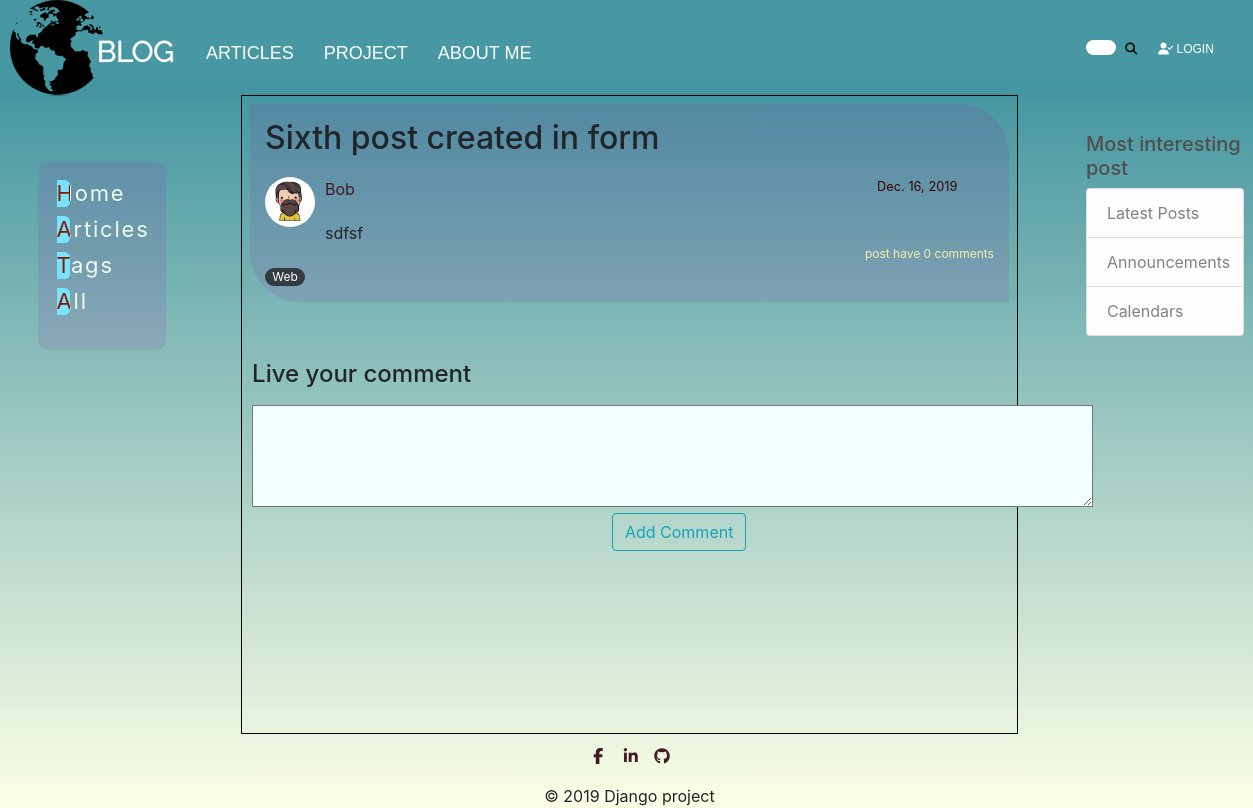
The page /blog/post/sixth-post-created-in-form_1576533910/ on the database as committed earlier.
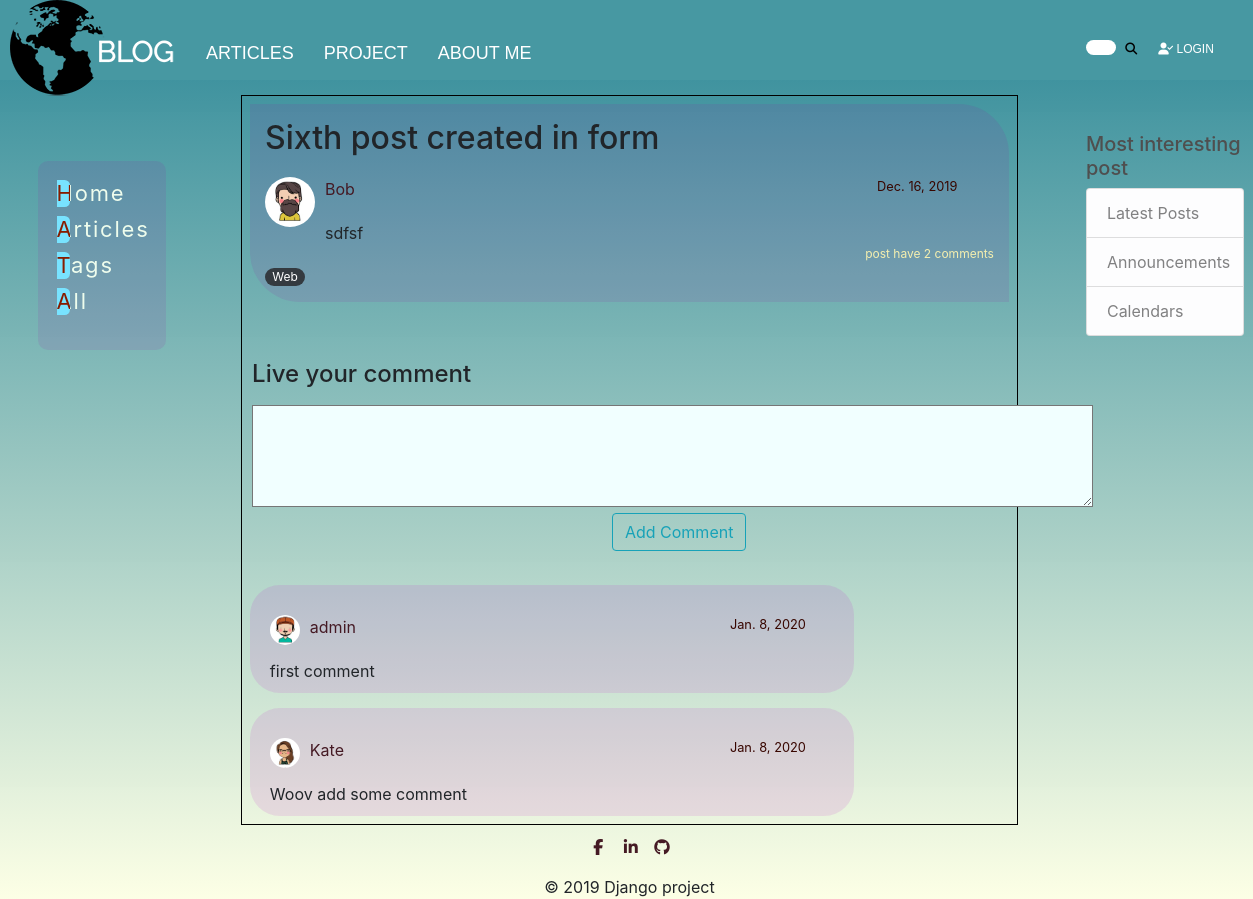
The same page on the database as committed later.
### my_blog/models.py (models this page shows, shortened)
class Post(models.Model):
    title = models.CharField(max_length=150, db_index=True)
    slug = models.SlugField(max_length=150, blank=True, unique=True)
    body = models.TextField(blank=True, db_index=True)
    date_posted = models.DateField(default=timezone.now)
    post_img = models.ImageField(null=True, blank=True, upload_to='post_images', verbose_name='image')
    author = models.ForeignKey(User, on_delete=models.CASCADE)
    tags = models.ManyToManyField('Tag', blank=True, related_name='posts')
    @property
    def get_comments(self):
        return self.comments.all().order_by('-date_comment')
    @property
    def comment_count(self):
        return Comment.objects.filter(post=self).count()

class Tag(models.Model):
    tag = models.CharField(max_length=50, unique=True)
    slug = models.SlugField(max_length=50, unique=True)
    def __str__(self):
        return self.tag

class Comment(models.Model):
    user = models.ForeignKey(User, on_delete=models.CASCADE)
    date_comment = models.DateField(default=timezone.now)
    body = models.TextField()
    post = models.ForeignKey(
        'Post', related_name='comments', on_delete=models.CASCADE)

### users/models.py (models this page shows, shortened)
class Profile(models.Model):
    user = models.OneToOneField(User, on_delete=models.CASCADE)
    image = models.ImageField(default='default.jpg', upload_to='profile_pics')

### my_blog/views.py (the view)
# urls.py: path('post/<str:slug>/', PostDetail.as_view(), name='post_detail'),
class PostDetail(ObjectDetailMixin, View):
    model = Post
    template = 'my_blog/post_detail.html'

### my_blog/utilities.py (called while the page is built)
    def get(self, request, slug):
        objects = get_object_or_404(self.model, slug__iexact=slug)
        return render(request, self.template, context={self.model.__name__.lower(): objects})

### my_blog/templates/my_blog/post_detail.html (shortened to what this page needs)
{% extends 'my_blog/blog_base.html' %}
{% block content %}
    <div class="media-body">
        <div class="media-article">
            <h2>{{ post.title }}</h2>
            <div class="article-metadata" style="margin-top: 20px; margin-bottom: 20px;">
                <div class="article-head-img">
                    <img class="rounded-circle" src="{{ post.author.profile.image.url }}" width="50" height="50">
                </div>
                <a class="mr-2" href="{% url 'author_post' post.author.username %}">{{ post.author }}</a>
                <small class="text-muted">{{ post.date_posted }}</small>
            </div>
            <div class="article-content">
                {{ post.body }}
            </div>
            <div style="color: #f5efaf; float: right; font-size: 12px">post have {{ post.comment_count }} comments</div>
            <div style="clear:both;">
                {% for tag in post.tags.all %}
                    <a href="{% url 'tags_list' %}" class="badge badge-pill badge-dark">{{ tag }}</a>
                {% endfor %}
            </div>
        </div>
    </div>
    <br>
    <div class="post_comment" >
    <p><h4>Live your comment</h4></p>
    <form action="{% url 'post_comment' post.id %}" method="post">
            <div class="form-group">
            <textarea name="body" id="contactcomment" cols="80" rows="4" style="background-color: #f1ffff">
            </textarea>
            <div style="padding: 0 0 0 60%;">
                <button type="submit" class="btn btn-outline-info" style="">
                    Add Comment
                </button>
            </div>
        </div>
    </form>
    </div>
    {% for comment in post.get_comments %}
        <div class="media-body-comment">
            <div class="media-comment">
                <div class="article-metadata" style="margin-top: 20px; margin-bottom: 20px;">
                    <div class="article-head-img">
                        <img class="rounded-circle" src="{{ comment.user.profile.image.url }}" width="30" height="30">
                    </div>
                    <a class="mr-2" href="">{{ comment.user }}</a>
                    <small class="text-muted">{{ comment.date_comment }}</small>
                </div>
                <div class="article-content">
                    {{ comment.body }}
                </div>
            </div>
        </div>
    {% endfor %}
{% endblock %}

### my_blog/templates/my_blog/blog_base.html (shortened to what this page needs)
{% extends 'django_blog/base.html' %}
{% block right %}
    <div class="right_panel">
        <div class="content-section">
            <h5 style="color: #4f4f4f">Most interesting post</h5>
            <ul class="list-group">
                <li class="list-group-item list-group-item-light">Latest Posts</li>
                <li class="list-group-item list-group-item-light">Announcements</li>
                <li class="list-group-item list-group-item-light">Calendars</li>
            </ul>
        </div>
        <br>
    </div>
{% endblock %}
{% block left %}
    <div class="content-section">
        <div class="nuvcover">
            <nav>
                <ul>
                    <li><a href="{% url 'index_page' %}" style=""><span>Home</span></a></li>
                    <li><a href="{% url 'blog_home' %}"><span>Articles</span></a></li>
                    <li><a href="{% url 'tags_list' %}"><span>Tags</span></a></li>
                    <li><a href="{% url 'search_home' %}"><span>All</span></a></li>
                </ul>
            </nav>
        </div>
        <br>
    </div>
{% endblock %}

### templates/django_blog/base.html (shortened to what this page needs)
{% load static %}
<!DOCTYPE html>
<html lang="en">
<head>
    <link rel="stylesheet" href="https://stackpath.bootstrapcdn.com/bootstrap/4.4.1/css/bootstrap.min.css">
    <link rel="stylesheet" href="{% static 'styles.css' %}" />
</head>
<body>
<header class="pageHeader">
    <div class="Navbar">
        <div style="margin-right: 15px">
            <a href="{% url 'index_page' %}">
               <img class="logo" src="{% static 'images/Logo_blog.png' %}" alt="BLOG" >
            </a>
        </div>
        <nav class="Navbar__Items">
            <div class="Navbar__Link">
                <a class="Navbar__Link" href="{% url 'blog_home' %}">Articles</a>
            </div>
            <div class="Navbar__Link">
                <a class="Navbar__Link" href="">Project</a>
            </div>
            <div class="Navbar__Link">
                <a class="Navbar__Link" href="/about">About me</a>
            </div>
        </nav>
        <nav class="Navbar__Items Navbar__Items--right">
            <div class="Navbar__Link">
                <form action="{% url 'search_home' %}">
                <div class="kodasegun">
                    <input name="search" id="search-engine" type="search">
                    <button class="fas fa-search" type="submit" style="background: none; border: none">
                    </button>
                </div></form>
            </div>
            {% if  user.is_authenticated %}
                <div class="Navbar__Link">
                <a class="Navbar__Link" href="{% url 'logout' %}">
                    <i class="fas fa-user-secret"></i>
                    logout <a href="{% url 'profile' %}" style="color: #70180d; font-weight: bold; text-transform: capitalize">{{ user.username }}</a>
                </a>
                </div>
            {% else %}
                <div class="Navbar__Link">
                <a class="Navbar__Link" href="{% url 'login' %}">
                    <i class="fas fa-user-check"></i>
                    login
                </a>
                </div>
            {% endif %}
        </nav>
    </div>
</header>
<main class="mainArticle container">
    <div class="main_content">
        {% block content %}{% endblock %}
    </div>
</main>
<aside class="mainBorder">
    {% block left %}{% endblock %}
</aside>
<div class="siteAds">
    {% block right %}{% endblock %}
</div>
<footer class="pageFooter special-color-dark" >
  <div class="container">
    <ul class="list-unstyled text-center">
      <li class="list-inline-item">
        <a class="btn-floating btn-fb mx-1" href="https://www.facebook.com/ksvsem">
          <i class="fab fa-facebook-f"> </i>
        </a>
      </li>
      <li class="list-inline-item">
        <a class="btn-floating btn-li mx-1" href="">
          <i class="fab fa-linkedin-in"> </i>
        </a>
      </li>
      <li class="list-inline-item">
        <a class="btn-floating btn-github" href="">
          <i class="fab fa-github"> </i>
        </a>
      </li>
    </ul>
  </div>
  <div class="footer-copyright text-center">
      © 2019 Django project
  </div>
</footer>
</body>
</html>

### static/styles.css (style rules this page uses)
body { display: grid; grid-template-areas: "header header header" "aside article ads" "footer footer footer"; grid-template-rows: 10% 1fr 7%; grid-template-columns: 15% 1fr 15%; grid-row-gap: 10px; grid-column-gap: 10px; height: 100vh; margin: 0; }
body:before { content: ''; position: fixed; top: 0; bottom: 0; width: 100%; z-index: -1; background: linear-gradient(0deg, rgba(252, 255, 223, 0.8057598039215687) 0%, rgba(0, 111, 130, 0.819765406162465) 100%); }
@media (min-width: 768px) { .container, .container-md, .container-sm { max-width: 90%; } }
@media (min-width: 576px) { .container, .container-sm { max-width: 90%; } }
@media (min-width: 50px) { .container { max-width: 90%; } }
.pageHeader { grid-area: header; background: rgb(71, 152, 162); width: 100%; top: 0; left: 0; }
.Navbar { display: flex; padding-left: 10px; font-family: sans-serif; font-size: 18px; color: white; opacity: 1; text-transform: uppercase; }
.Navbar__Link { padding-right: 15px; text-decoration: none; color: white; }
.Navbar__Items { display: flex; padding: 40px 10px 30px 10px; }
.Navbar__Items--right { margin-left: auto; font-size: 12px; padding-right: 15px; }
#search-engine { -webkit-appearance: none; font-family: Helvetica Neue, Helvetica, Arial, sans-serif; width: 30px; padding: 0 8px; height: 15px; font-size: 14px; color: #545151; line-height: 25px; border: 0; border-radius: 50px; position: relative; z-index: 5; -webkit-transition: .5s ease; -moz-transition: .5s ease; }
.mainArticle { border: 1px solid #000; grid-area: article; box-sizing: border-box; justify-content: center; margin-top: 5px; }
main a { color: #451a24; text-decoration: none; }
.media-body { justify-content: space-between; padding: 1%; width: 100%; }
.media-body-comment { justify-content: space-between; padding: 1%; width: 80%; }
.media-article { background: rgba(158, 20, 167, 0.11); padding: 2%; border-radius: 0 50px 0 50px; overflow:hidden; }
.media-comment { background: rgba(194, 24, 203, 0.12); padding: 10px 20px; border-radius: 30px; overflow:hidden; }
small.text-muted { color: #380600 !important; float: right; }
.container { padding-right: 0; padding-left: 0; }
.article-content { position:relative; }
.content-section { margin: 0; }
.article-metadata { width: 95%; }
.article-head-img { float: left; margin-right: 10px; }
a.badge-dark { font-weight: normal; }
.post_comment { padding: 10px; width: 80%; height: 80%; }
.mainBorder { padding: 60px 20% 200px 20%; grid-area: aside; }
.content-section { display: block; }
.nuvcover { margin: 0 0 50px; position: fixed; align-items: center; justify-content: center; background: rgba(158, 20, 167, 0.11); border-radius: 10px; display: block; }
.nuvcover nav ul { list-style-type: none; padding: 10px; }
.nuvcover nav ul li { font-size: 18px; font-family: -apple-system, BlinkMacSystemFont, "Segoe UI", Roboto, "Helvetica Neue", Arial, "Noto Sans", sans-serif, "Apple Color Emoji", "Segoe UI Emoji", "Segoe UI Symbol", "Noto Color Emoji"; background-color: rgba(158, 20, 167, 0); letter-spacing: 0.1em; width: 5em; height: 1.5em; line-height: 1.5em; position: relative; overflow: hidden; margin: 0.5em; cursor: pointer; }
.nuvcover nav ul li a { text-decoration: none; }
.nuvcover nav ul li a span { color: white; mix-blend-mode: difference; font-size: 22px; }
.nuvcover nav ul li::before { content: ''; position: absolute; width: 1.5em; height: inherit; background-color: #78e3ff; border-radius: 20%; top: 0; left: -0.75em; transition: 0.5s ease-out; }
.siteAds { padding: 15px; grid-area: ads; }
.content-section { display: block; margin-top: 10%; margin-bottom: 10%; }
.right_panel { margin-top: 17%; }
.pageFooter { padding: 0; grid-area: footer; }
footer a { color: #451a24; text-decoration: none; }

Rows that differ between the two databases and show on the page:
computed for Post "Sixth post created in form": comment_count "0" → "2"
now on this page (row edited): Comment: user.profile.image (picture), user "admin", date_comment "Jan. 8, 2020", body "first comment"
added Comment: user.profile.image (picture), user "Kate", date_comment "Jan. 8, 2020", body "Woov add some comment"
